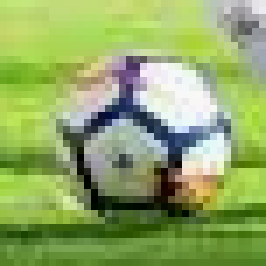
#> input picture template.png, 38 x 38 px (shown 7 times larger)
$ jupyter execute 'Video 34.ipynb'
#> lines starting #> are read from the running program, lines starting #| are printed output that depends on the picture; after the words box and inside, x2 and y2 are one past the last pixel; in counts of white or black regions, pixels touching at a corner belong together
[cell 1]
import numpy as np
import cv2

[cell 2]
template = cv2.imread("template.png", 0)
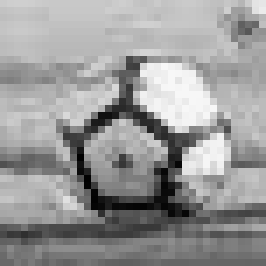
#> template: shape (38, 38) (shown 7 times larger); min 0, max 248, mean 152.8
cv2.imshow("template", template)

cv2.waitKey(0)
cv2.destroyAllWindows()


games = cv2.imread("games.png", 0)
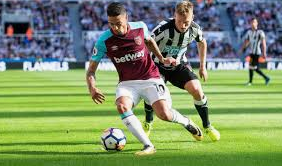
#> input picture games.png, 282 x 166 px
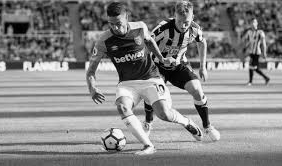
#> games: shape (166, 282); min 0, max 248, mean 133.2
cv2.imshow("games", games)

cv2.waitKey(0)
cv2.destroyAllWindows()


#template = cv2.imread("template.png", 0)
#cv2.imshow("frame", frame)

[cell 3]
result = cv2.matchTemplate(games, template, cv2.TM_CCOEFF_NORMED)
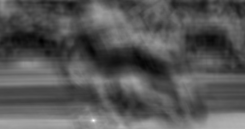
#> result: shape (129, 245) float32; min -0.553, max 1, mean -0.0267; drawn with min black and max white

min_val, max_val, min_loc, max_loc = cv2.minMaxLoc(result)
#> min_val = -0.553; max_val = 1; min_loc = (41, 41); max_loc = (93, 120)
print(max_val, max_loc)
#| 1.0 (93, 120)
cv2.circle(result, max_loc, 15, 255, 2)
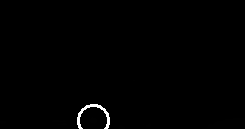
#> result: shape (129, 245) float32; 0.62% of pixels changed, all inside (x1, y1, x2, y2) = (77, 104, 110, 129); drawn with min black and max white
cv2.imshow("Matching", result)
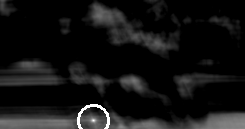
#> window 'Matching': shape (129, 245); min 0, max 255, mean 19.7

cv2.waitKey(0)
cv2.destroyAllWindows()
